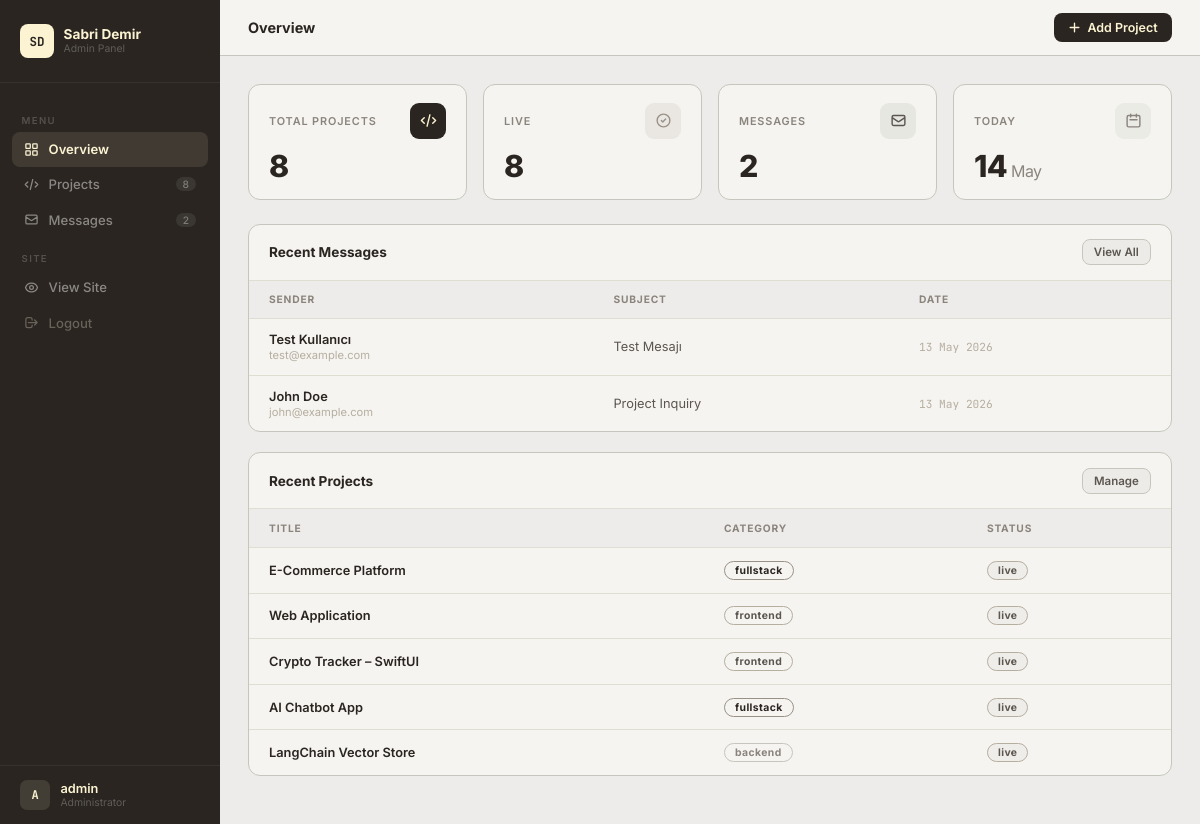
Page /admin/dashboard.php (signed in) on the committed database.
### tables this page shows
CREATE TABLE IF NOT EXISTS `contacts` (
  `id`         INT          NOT NULL AUTO_INCREMENT,
  `name`       VARCHAR(255) NOT NULL,
  `email`      VARCHAR(255) NOT NULL,
  `subject`    VARCHAR(255) NOT NULL,
  `message`    TEXT         NOT NULL,
  `created_at` DATETIME     NOT NULL DEFAULT CURRENT_TIMESTAMP,
  PRIMARY KEY (`id`)
);

CREATE TABLE IF NOT EXISTS `projects` (
  `id`          INT                                        NOT NULL AUTO_INCREMENT,
  `title`       VARCHAR(255)                               NOT NULL,
  `description` TEXT                                       NOT NULL,
  `tech_stack`  VARCHAR(500)                               NOT NULL DEFAULT '',
  `category`    ENUM('frontend','backend','fullstack')     NOT NULL DEFAULT 'fullstack',
  `image_url`   VARCHAR(500)                               DEFAULT NULL,
  `github_url`  VARCHAR(500)                               DEFAULT NULL,
  `live_url`    VARCHAR(500)                               DEFAULT NULL,
  `status`      ENUM('live','development','archived')      NOT NULL DEFAULT 'live',
  `created_at`  DATETIME                                   NOT NULL DEFAULT CURRENT_TIMESTAMP,
  PRIMARY KEY (`id`)
);

### admin/dashboard.php (the view, shortened to what this page needs)
<?php
$conn = getConnection();
$projects = [];
$r = $conn->query('SELECT * FROM projects ORDER BY created_at DESC');
while ($row = $r->fetch_assoc()) $projects[] = $row;
$contacts = [];
$r = $conn->query('SELECT * FROM contacts ORDER BY created_at DESC LIMIT 50');
while ($row = $r->fetch_assoc()) $contacts[] = $row;
$total   = count($projects);
$live    = count(array_filter($projects, fn($p)=>($p['status']??'')===('live')));
$msgs    = count($contacts);
$user    = $_SESSION['admin_username'];
?>
<!DOCTYPE html>
<html lang="en">
<head>
</head>
<body>
<aside class="sb" id="sidebar">
  <div class="sb-top">
    <div class="sb-logo">
      <div class="sb-logo-box">SD</div>
      <div><div class="sb-logo-name">Sabri Demir</div><div class="sb-logo-sub">Admin Panel</div></div>
    </div>
  </div>
  <nav class="sb-nav">
    <div class="sb-sect">Menu</div>
    <button class="sb-btn on" id="nav-overview" onclick="go('overview')">
      <svg fill="none" stroke="currentColor" stroke-width="2" viewBox="0 0 24 24"><rect x="3" y="3" width="7" height="7" rx="1"/><rect x="14" y="3" width="7" height="7" rx="1"/><rect x="3" y="14" width="7" height="7" rx="1"/><rect x="14" y="14" width="7" height="7" rx="1"/></svg>
      Overview
    </button>
    <button class="sb-btn" id="nav-projects" onclick="go('projects')">
      <svg fill="none" stroke="currentColor" stroke-width="2" viewBox="0 0 24 24"><path stroke-linecap="round" stroke-linejoin="round" d="M10 20l4-16m4 4l4 4-4 4M6 16l-4-4 4-4"/></svg>
      Projects
      <span class="sb-badge"><?= $total ?></span>
    </button>
    <button class="sb-btn" id="nav-messages" onclick="go('messages')">
      <svg fill="none" stroke="currentColor" stroke-width="2" viewBox="0 0 24 24"><path stroke-linecap="round" stroke-linejoin="round" d="M3 8l7.89 5.26a2 2 0 002.22 0L21 8M5 19h14a2 2 0 002-2V7a2 2 0 00-2-2H5a2 2 0 00-2 2v10a2 2 0 002 2z"/></svg>
      Messages
      <?php if($msgs>0): ?><span class="sb-badge"><?= $msgs ?></span><?php endif; ?>
    </button>
    <div class="sb-sect">Site</div>
    <a href="../index.html" class="sb-btn">
      View Site
    </a>
    <a href="logout.php" class="sb-btn red">
      <svg fill="none" stroke="currentColor" stroke-width="2" viewBox="0 0 24 24"><path stroke-linecap="round" stroke-linejoin="round" d="M17 16l4-4m0 0l-4-4m4 4H7m6 4v1a3 3 0 01-3 3H6a3 3 0 01-3-3V7a3 3 0 013-3h4a3 3 0 013 3v1"/></svg>
      Logout
    </a>
  </nav>
  <div class="sb-foot">
    <div class="sb-user">
      <div class="sb-avatar"><?= strtoupper(substr($user,0,1)) ?></div>
      <div><div class="sb-uname"><?= htmlspecialchars($user) ?></div><div class="sb-urole">Administrator</div></div>
    </div>
  </div>
</aside>
<main class="main">
  <div class="topbar">
    <span class="tb-title" id="tb-title">Overview</span>
    <div class="tb-right">
      <button class="btn btn-dark" onclick="openAdd()">
        <svg fill="none" stroke="currentColor" stroke-width="2.5" viewBox="0 0 24 24"><path stroke-linecap="round" stroke-linejoin="round" d="M12 4v16m8-8H4"/></svg>
        Add Project
      </button>
    </div>
  </div>
  <div class="content">
    <div class="pane on" id="pane-overview">
      <div class="stats">
        <div class="stat">
          <div class="stat-top">
            <div class="stat-lbl">Total Projects</div>
            <div class="stat-icon si-a"><svg fill="none" stroke="currentColor" stroke-width="2" viewBox="0 0 24 24"><path stroke-linecap="round" stroke-linejoin="round" d="M10 20l4-16m4 4l4 4-4 4M6 16l-4-4 4-4"/></svg></div>
          </div>
          <div class="stat-num"><?= $total ?></div>
        </div>
        <div class="stat">
          <div class="stat-top">
            <div class="stat-lbl">Live</div>
            <div class="stat-icon si-b"><svg fill="none" stroke="currentColor" stroke-width="2" viewBox="0 0 24 24"><path stroke-linecap="round" stroke-linejoin="round" d="M9 12l2 2 4-4m6 2a9 9 0 11-18 0 9 9 0 0118 0z"/></svg></div>
          </div>
          <div class="stat-num"><?= $live ?></div>
        </div>
        <div class="stat">
          <div class="stat-top">
            <div class="stat-lbl">Messages</div>
            <div class="stat-icon si-c"><svg fill="none" stroke="currentColor" stroke-width="2" viewBox="0 0 24 24"><path stroke-linecap="round" stroke-linejoin="round" d="M3 8l7.89 5.26a2 2 0 002.22 0L21 8M5 19h14a2 2 0 002-2V7a2 2 0 00-2-2H5a2 2 0 00-2 2v10a2 2 0 002 2z"/></svg></div>
          </div>
          <div class="stat-num"><?= $msgs ?></div>
        </div>
        <div class="stat">
          <div class="stat-top">
            <div class="stat-lbl">Today</div>
            <div class="stat-icon si-d"><svg fill="none" stroke="currentColor" stroke-width="2" viewBox="0 0 24 24"><path stroke-linecap="round" stroke-linejoin="round" d="M8 7V3m8 4V3m-9 8h10M5 21h14a2 2 0 002-2V7a2 2 0 00-2-2H5a2 2 0 00-2 2v12a2 2 0 002 2z"/></svg></div>
          </div>
          <div class="stat-num"><?= date('d') ?><span style="font-size:1rem;font-weight:400;color:#8A847C"> <?= date('M') ?></span></div>
        </div>
      </div>
      <div class="panel">
        <div class="ph"><h3>Recent Messages</h3><button class="btn btn-ghost btn-sm" onclick="go('messages')">View All</button></div>
        <?php if(empty($contacts)): ?>
        <p class="no-data">No messages yet.</p>
        <?php else: ?>
        <table>
          <thead><tr><th>Sender</th><th>Subject</th><th>Date</th></tr></thead>
          <tbody>
          <?php foreach(array_slice($contacts,0,5) as $c): ?>
          <tr>
            <td><strong><?= htmlspecialchars($c['name']) ?></strong><br><span style="color:#B6AE9F;font-size:.7rem"><?= htmlspecialchars($c['email']) ?></span></td>
            <td><?= htmlspecialchars($c['subject']) ?></td>
            <td style="font-family:'JetBrains Mono',monospace;font-size:.7rem;white-space:nowrap;color:#B6AE9F"><?= date('d M Y', strtotime($c['created_at'])) ?></td>
          </tr>
          <?php endforeach; ?>
          </tbody>
        </table>
        <?php endif; ?>
      </div>
      <div class="panel">
        <div class="ph"><h3>Recent Projects</h3><button class="btn btn-ghost btn-sm" onclick="go('projects')">Manage</button></div>
        <?php if(empty($projects)): ?>
        <p class="no-data">No projects yet.</p>
        <?php else: ?>
        <table>
          <thead><tr><th>Title</th><th>Category</th><th>Status</th></tr></thead>
          <tbody>
          <?php foreach(array_slice($projects,0,5) as $p): ?>
          <tr>
            <td><strong><?= htmlspecialchars($p['title']) ?></strong></td>
            <td><span class="bdg bdg-<?= $p['category']==='fullstack'?'fs':($p['category']==='frontend'?'fe':'be') ?>"><?= $p['category'] ?></span></td>
            <td><span class="bdg bdg-<?= $p['status']==='live'?'live':'dev' ?>"><?= $p['status'] ?></span></td>
          </tr>
          <?php endforeach; ?>
          </tbody>
        </table>
        <?php endif; ?>
      </div>
    </div>
  </div>
</main>
</body>
</html>

### rows in the picture
contacts: name "Test Kullanıcı", email "test@example.com", subject "Test Mesajı", created_at "13 May 2026"
contacts: name "John Doe", email "john@example.com", subject "Project Inquiry", created_at "13 May 2026"
projects: title "E-Commerce Platform", category "fullstack", status "live"
projects: title "Web Application", category "frontend", status "live"
projects: title "Crypto Tracker – SwiftUI", category "frontend", status "live"
projects: title "AI Chatbot App", category "fullstack", status "live"
projects: title "LangChain Vector Store", category "backend", status "live"

### other values in the picture
$total "8"
$msgs "2"
substr($user,0,1) "A"
$user "admin"
$live "8"
